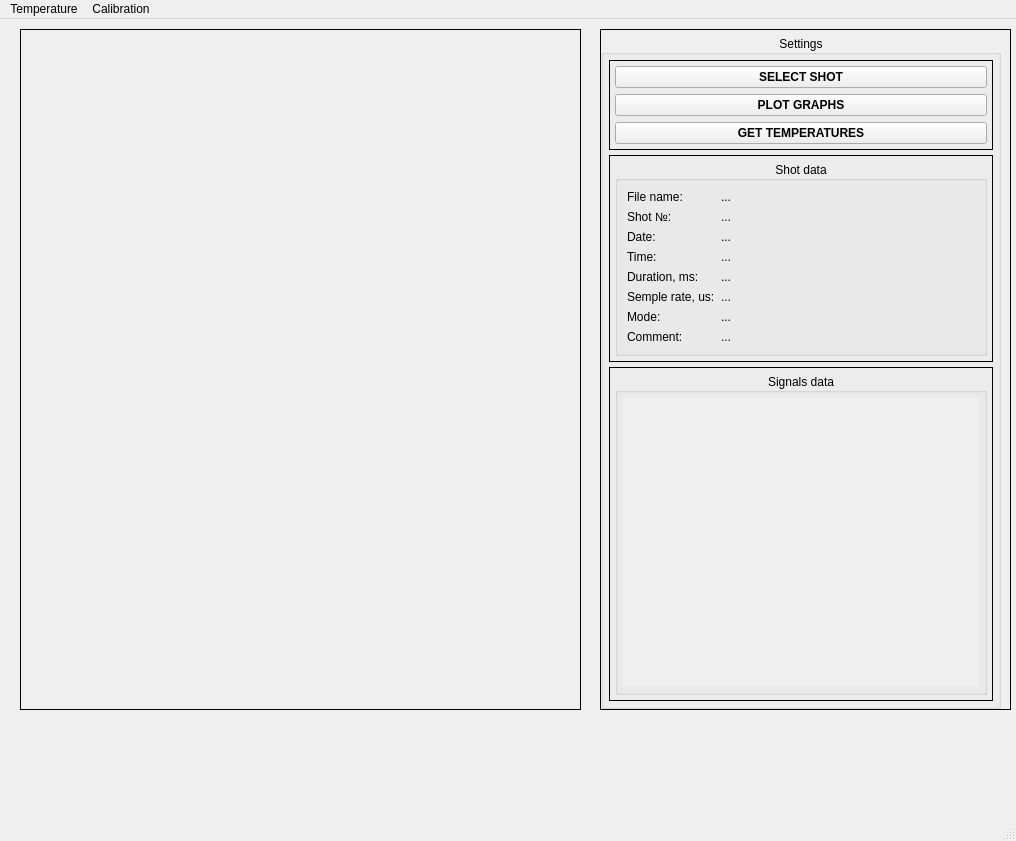
<?xml version="1.0" encoding="UTF-8"?>
<ui version="4.0">
 <class>MainWindow</class>
 <widget class="QMainWindow" name="MainWindow">
  <property name="geometry">
   <rect>
    <x>0</x>
    <y>0</y>
    <width>1016</width>
    <height>841</height>
   </rect>
  </property>
  <property name="sizePolicy">
   <sizepolicy hsizetype="Preferred" vsizetype="Preferred">
    <horstretch>0</horstretch>
    <verstretch>0</verstretch>
   </sizepolicy>
  </property>
  <property name="windowTitle">
   <string>Foil SXR spectrometer</string>
  </property>
  <property name="autoFillBackground">
   <bool>false</bool>
  </property>
  <widget class="QWidget" name="centralwidget">
   <widget class="QFrame" name="frame_2">
    <property name="geometry">
     <rect>
      <x>600</x>
      <y>10</y>
      <width>411</width>
      <height>681</height>
     </rect>
    </property>
    <property name="sizePolicy">
     <sizepolicy hsizetype="Maximum" vsizetype="Preferred">
      <horstretch>0</horstretch>
      <verstretch>0</verstretch>
     </sizepolicy>
    </property>
    <property name="frameShape">
     <enum>QFrame::Box</enum>
    </property>
    <property name="frameShadow">
     <enum>QFrame::Plain</enum>
    </property>
    <layout class="QVBoxLayout" name="verticalLayout_4">
     <property name="leftMargin">
      <number>0</number>
     </property>
     <property name="topMargin">
      <number>5</number>
     </property>
     <property name="rightMargin">
      <number>0</number>
     </property>
     <property name="bottomMargin">
      <number>0</number>
     </property>
     <item>
      <widget class="QGroupBox" name="settings_groupBox">
       <property name="sizePolicy">
        <sizepolicy hsizetype="Maximum" vsizetype="Preferred">
         <horstretch>0</horstretch>
         <verstretch>0</verstretch>
        </sizepolicy>
       </property>
       <property name="minimumSize">
        <size>
         <width>400</width>
         <height>0</height>
        </size>
       </property>
       <property name="autoFillBackground">
        <bool>false</bool>
       </property>
       <property name="title">
        <string>Settings</string>
       </property>
       <property name="alignment">
        <set>Qt::AlignCenter</set>
       </property>
       <property name="flat">
        <bool>false</bool>
       </property>
       <layout class="QVBoxLayout" name="verticalLayout_2">
        <property name="spacing">
         <number>5</number>
        </property>
        <property name="leftMargin">
         <number>5</number>
        </property>
        <property name="topMargin">
         <number>5</number>
        </property>
        <property name="rightMargin">
         <number>5</number>
        </property>
        <property name="bottomMargin">
         <number>5</number>
        </property>
        <item>
         <widget class="QFrame" name="frame">
          <property name="frameShape">
           <enum>QFrame::Box</enum>
          </property>
          <property name="frameShadow">
           <enum>QFrame::Plain</enum>
          </property>
          <layout class="QVBoxLayout" name="verticalLayout_3">
           <property name="leftMargin">
            <number>5</number>
           </property>
           <property name="topMargin">
            <number>5</number>
           </property>
           <property name="rightMargin">
            <number>5</number>
           </property>
           <property name="bottomMargin">
            <number>5</number>
           </property>
           <item>
            <widget class="QPushButton" name="select_pushButton">
             <property name="font">
              <font>
               <family>MS Sans Serif</family>
               <weight>75</weight>
               <bold>true</bold>
               <strikeout>false</strikeout>
               <kerning>true</kerning>
              </font>
             </property>
             <property name="cursor">
              <cursorShape>PointingHandCursor</cursorShape>
             </property>
             <property name="text">
              <string>SELECT SHOT</string>
             </property>
             <property name="autoDefault">
              <bool>false</bool>
             </property>
            </widget>
           </item>
           <item>
            <widget class="QPushButton" name="plot_pushButton">
             <property name="font">
              <font>
               <family>MS Sans Serif</family>
               <weight>75</weight>
               <bold>true</bold>
               <kerning>true</kerning>
              </font>
             </property>
             <property name="cursor">
              <cursorShape>PointingHandCursor</cursorShape>
             </property>
             <property name="text">
              <string>PLOT GRAPHS</string>
             </property>
             <property name="autoExclusive">
              <bool>false</bool>
             </property>
             <property name="autoDefault">
              <bool>false</bool>
             </property>
            </widget>
           </item>
           <item>
            <widget class="QPushButton" name="temperatures_pushButton">
             <property name="font">
              <font>
               <family>MS Sans Serif</family>
               <weight>75</weight>
               <bold>true</bold>
               <kerning>true</kerning>
              </font>
             </property>
             <property name="cursor">
              <cursorShape>PointingHandCursor</cursorShape>
             </property>
             <property name="text">
              <string>GET TEMPERATURES</string>
             </property>
             <property name="autoDefault">
              <bool>false</bool>
             </property>
            </widget>
           </item>
          </layout>
         </widget>
        </item>
        <item>
         <widget class="QFrame" name="frame_3">
          <property name="frameShape">
           <enum>QFrame::Box</enum>
          </property>
          <property name="frameShadow">
           <enum>QFrame::Plain</enum>
          </property>
          <layout class="QVBoxLayout" name="verticalLayout_5">
           <property name="leftMargin">
            <number>5</number>
           </property>
           <property name="topMargin">
            <number>5</number>
           </property>
           <property name="rightMargin">
            <number>5</number>
           </property>
           <property name="bottomMargin">
            <number>5</number>
           </property>
           <item>
            <widget class="QGroupBox" name="shot_data_groupBox">
             <property name="sizePolicy">
              <sizepolicy hsizetype="Expanding" vsizetype="Preferred">
               <horstretch>0</horstretch>
               <verstretch>0</verstretch>
              </sizepolicy>
             </property>
             <property name="title">
              <string>Shot data</string>
             </property>
             <property name="alignment">
              <set>Qt::AlignCenter</set>
             </property>
             <layout class="QGridLayout" name="gridLayout">
              <item row="2" column="0">
               <widget class="QLabel" name="label_2">
                <property name="text">
                 <string>Date:</string>
                </property>
               </widget>
              </item>
              <item row="1" column="0">
               <widget class="QLabel" name="label">
                <property name="text">
                 <string>Shot №:</string>
                </property>
               </widget>
              </item>
              <item row="1" column="1">
               <widget class="QLabel" name="shotNo_label">
                <property name="text">
                 <string>...</string>
                </property>
               </widget>
              </item>
              <item row="3" column="1">
               <widget class="QLabel" name="time_label">
                <property name="text">
                 <string>...</string>
                </property>
               </widget>
              </item>
              <item row="2" column="1">
               <widget class="QLabel" name="date_label">
                <property name="text">
                 <string>...</string>
                </property>
               </widget>
              </item>
              <item row="3" column="0">
               <widget class="QLabel" name="label_3">
                <property name="text">
                 <string>Time:</string>
                </property>
               </widget>
              </item>
              <item row="4" column="0">
               <widget class="QLabel" name="label_4">
                <property name="text">
                 <string>Duration, ms:</string>
                </property>
               </widget>
              </item>
              <item row="5" column="0">
               <widget class="QLabel" name="label_5">
                <property name="text">
                 <string>Semple rate, us:</string>
                </property>
               </widget>
              </item>
              <item row="6" column="0">
               <widget class="QLabel" name="label_6">
                <property name="text">
                 <string>Mode:</string>
                </property>
               </widget>
              </item>
              <item row="4" column="1">
               <widget class="QLabel" name="duration_label">
                <property name="text">
                 <string>...</string>
                </property>
               </widget>
              </item>
              <item row="6" column="1">
               <widget class="QLabel" name="mode_label">
                <property name="text">
                 <string>...</string>
                </property>
               </widget>
              </item>
              <item row="5" column="1">
               <widget class="QLabel" name="rate_label">
                <property name="text">
                 <string>...</string>
                </property>
               </widget>
              </item>
              <item row="7" column="1">
               <widget class="QLabel" name="comment_label">
                <property name="text">
                 <string>...</string>
                </property>
               </widget>
              </item>
              <item row="7" column="0">
               <widget class="QLabel" name="label_7">
                <property name="text">
                 <string>Comment:</string>
                </property>
               </widget>
              </item>
              <item row="0" column="0">
               <widget class="QLabel" name="label_8">
                <property name="sizePolicy">
                 <sizepolicy hsizetype="Maximum" vsizetype="Preferred">
                  <horstretch>0</horstretch>
                  <verstretch>0</verstretch>
                 </sizepolicy>
                </property>
                <property name="text">
                 <string>File name:</string>
                </property>
               </widget>
              </item>
              <item row="0" column="1">
               <widget class="QLabel" name="filename_label">
                <property name="text">
                 <string>...</string>
                </property>
               </widget>
              </item>
             </layout>
            </widget>
           </item>
          </layout>
         </widget>
        </item>
        <item>
         <widget class="QFrame" name="frame_4">
          <property name="frameShape">
           <enum>QFrame::Box</enum>
          </property>
          <property name="frameShadow">
           <enum>QFrame::Plain</enum>
          </property>
          <layout class="QVBoxLayout" name="verticalLayout_6">
           <property name="leftMargin">
            <number>5</number>
           </property>
           <property name="topMargin">
            <number>5</number>
           </property>
           <property name="rightMargin">
            <number>5</number>
           </property>
           <property name="bottomMargin">
            <number>5</number>
           </property>
           <item>
            <widget class="QGroupBox" name="sht_data_groupBox">
             <property name="sizePolicy">
              <sizepolicy hsizetype="Preferred" vsizetype="Preferred">
               <horstretch>0</horstretch>
               <verstretch>0</verstretch>
              </sizepolicy>
             </property>
             <property name="maximumSize">
              <size>
               <width>16777215</width>
               <height>16777215</height>
              </size>
             </property>
             <property name="title">
              <string>Signals data</string>
             </property>
             <property name="alignment">
              <set>Qt::AlignCenter</set>
             </property>
             <property name="flat">
              <bool>false</bool>
             </property>
             <layout class="QVBoxLayout" name="verticalLayout">
              <property name="spacing">
               <number>5</number>
              </property>
              <property name="leftMargin">
               <number>5</number>
              </property>
              <property name="topMargin">
               <number>5</number>
              </property>
              <property name="rightMargin">
               <number>5</number>
              </property>
              <property name="bottomMargin">
               <number>5</number>
              </property>
              <item>
               <widget class="QScrollArea" name="sht_scrollArea">
                <property name="frameShape">
                 <enum>QFrame::NoFrame</enum>
                </property>
                <property name="sizeAdjustPolicy">
                 <enum>QAbstractScrollArea::AdjustToContents</enum>
                </property>
                <property name="widgetResizable">
                 <bool>true</bool>
                </property>
                <widget class="QWidget" name="scrollAreaWidgetContents">
                 <property name="geometry">
                  <rect>
                   <x>0</x>
                   <y>0</y>
                   <width>364</width>
                   <height>257</height>
                  </rect>
                 </property>
                </widget>
               </widget>
              </item>
             </layout>
            </widget>
           </item>
          </layout>
         </widget>
        </item>
       </layout>
      </widget>
     </item>
    </layout>
   </widget>
   <widget class="QFrame" name="frame_5">
    <property name="geometry">
     <rect>
      <x>20</x>
      <y>10</y>
      <width>561</width>
      <height>681</height>
     </rect>
    </property>
    <property name="frameShape">
     <enum>QFrame::Box</enum>
    </property>
    <property name="frameShadow">
     <enum>QFrame::Plain</enum>
    </property>
    <layout class="QVBoxLayout" name="verticalLayout_8">
     <property name="spacing">
      <number>5</number>
     </property>
     <property name="leftMargin">
      <number>5</number>
     </property>
     <property name="topMargin">
      <number>5</number>
     </property>
     <property name="rightMargin">
      <number>5</number>
     </property>
     <property name="bottomMargin">
      <number>5</number>
     </property>
     <item>
      <layout class="QVBoxLayout" name="verticalLayout_7"/>
     </item>
    </layout>
   </widget>
  </widget>
  <widget class="QMenuBar" name="menubar">
   <property name="geometry">
    <rect>
     <x>0</x>
     <y>0</y>
     <width>1016</width>
     <height>26</height>
    </rect>
   </property>
   <widget class="QMenu" name="menuTemperature">
    <property name="title">
     <string>Temperature</string>
    </property>
    <addaction name="actionCompute_temperatures"/>
   </widget>
   <widget class="QMenu" name="menuCalibration">
    <property name="title">
     <string>Calibration</string>
    </property>
    <addaction name="actionChannals_calibration"/>
   </widget>
   <addaction name="menuTemperature"/>
   <addaction name="menuCalibration"/>
  </widget>
  <widget class="QStatusBar" name="statusbar"/>
  <action name="actionInput_data">
   <property name="text">
    <string>Input data</string>
   </property>
  </action>
  <action name="actionPolychromator">
   <property name="text">
    <string>Polychromator</string>
   </property>
  </action>
  <action name="actionSelect_area">
   <property name="text">
    <string>Area selection</string>
   </property>
  </action>
  <action name="action_SHT_settings">
   <property name="text">
    <string>.SHT</string>
   </property>
  </action>
  <action name="action_CINE_settings">
   <property name="text">
    <string>.CINE</string>
   </property>
  </action>
  <action name="actionPictures_settings">
   <property name="text">
    <string>pictures</string>
   </property>
  </action>
  <action name="actionall_as_txt">
   <property name="text">
    <string>all as .CSV</string>
   </property>
  </action>
  <action name="actionpictures">
   <property name="text">
    <string>pictures</string>
   </property>
  </action>
  <action name="actionChannals_calibration">
   <property name="text">
    <string>Channals calibration</string>
   </property>
  </action>
  <action name="actionCompute_temperatures">
   <property name="text">
    <string>Compute temperatures</string>
   </property>
  </action>
 </widget>
 <resources/>
 <connections/>
</ui>
